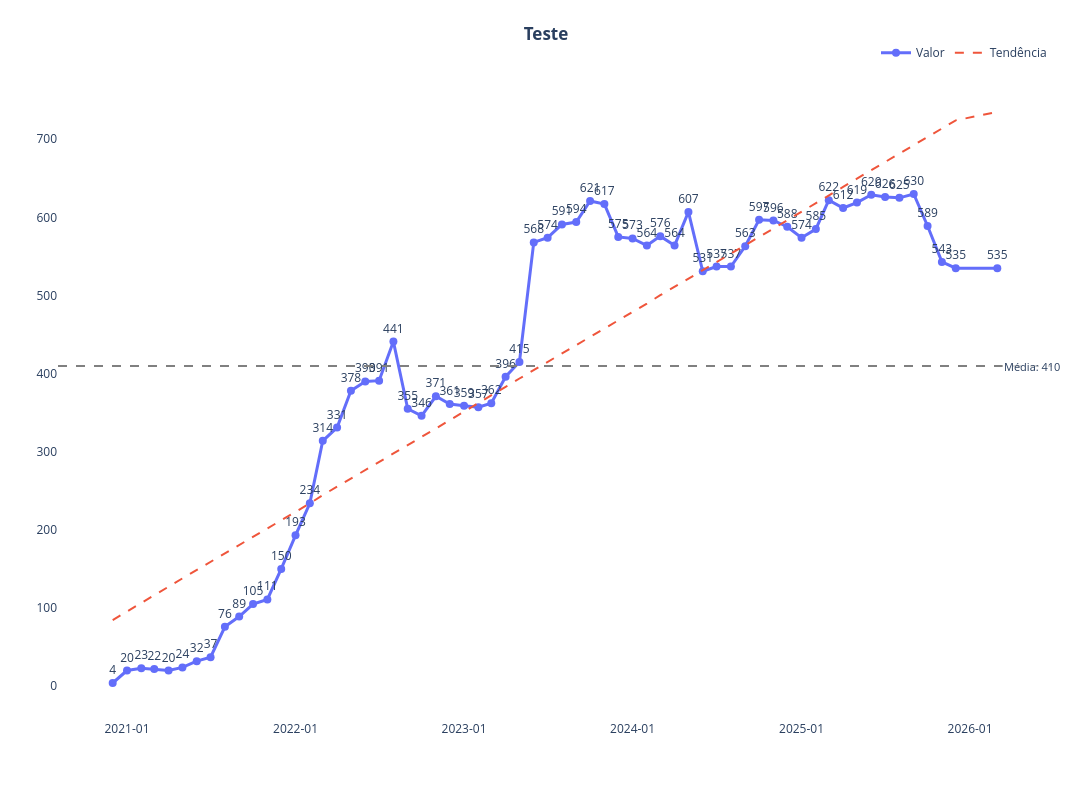

Notebook source saved alongside this figure:
### Code cell
query_teste = query_demografia_dimensoes()
df_teste_base = executar_query(query_teste, engine)
df_plot_teste = preparar_demografia_resumo_mensal(df_teste_base)
display(df_plot_teste.head())
fig1 = grafico_linha_temporal_completo(df=df_plot_teste,x="competencia",y="qtd_ativos",titulo="Teste",detalhe="nenhum")
fig1.show()
